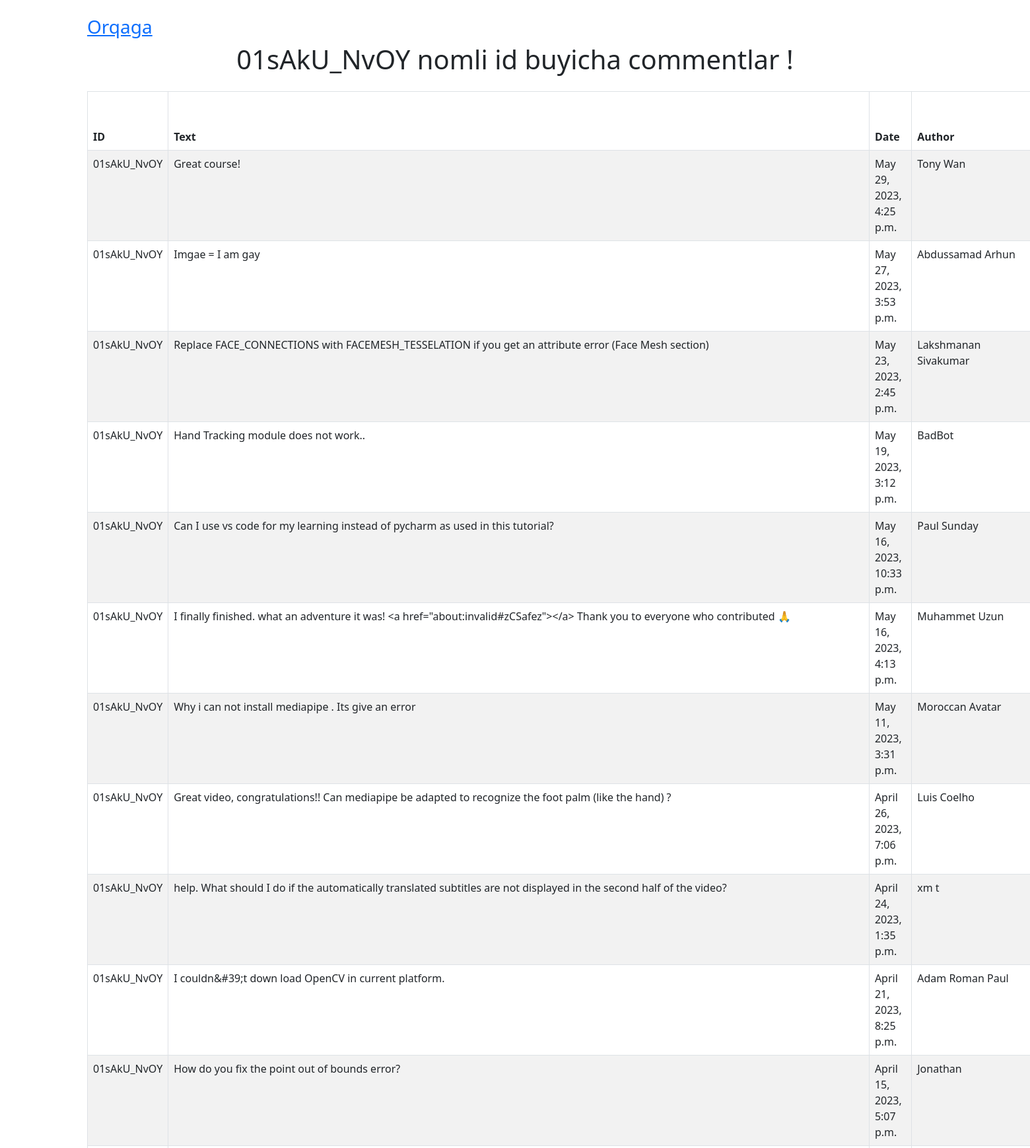
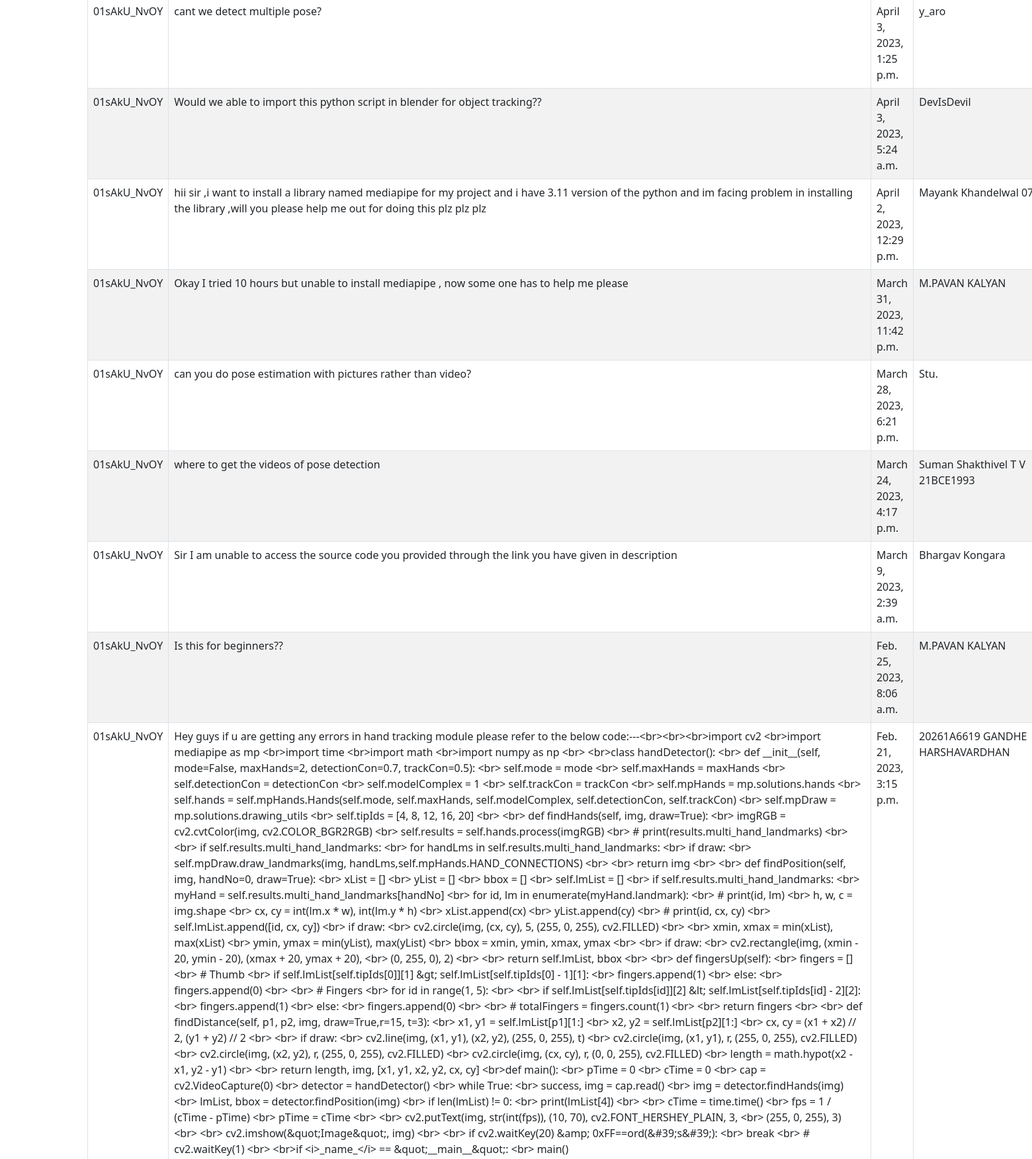
Screenshot of /comment/2/ (upper part) with the database file from the repository (2 pictures, top to bottom).
### youtube/models.py (models this page shows, shortened)
class YouTobeModel(models.Model):
    video_id = models.CharField(max_length=100, unique=True, db_index=True)
    channelTitle = models.CharField(max_length=1000)
    title = models.CharField(max_length=1000)
    viewCount = models.IntegerField()
    description = models.TextField()

class Comment(models.Model):
    text_id = models.TextField()
    text = models.TextField()
    date = models.DateTimeField()
    author = models.CharField(max_length = 1000)
    author_info = models.CharField(max_length=1000)
    author_profile_url = models.URLField()

### youtube/views.py (the view)
# urls.py: path('comment/<int:pk>/', comment, name='comment'),
def comment(request, pk):
    comment_obj = get_object_or_404(YouTobeModel, pk=pk)
    video_id = comment_obj.video_id
    comments = Comment.objects.filter(text_id=video_id)
    return render(request, 'comment.html', {'video_id': video_id, 'comments': comments})

### youtube/templates/comment.html (shortened to what this page needs)
<!DOCTYPE html>
<html lang="en">
<head>
    <link rel="stylesheet" href="https://cdn.jsdelivr.net/npm/bootstrap@5.3.0/dist/css/bootstrap.min.css">
</head>
<body>
    <div class="container">
        <h3 class="mt-4"> <a href="{% url 'home' %}">Orqaga</a></h3>
        <h1 style="text-align: center;">{{ video_id }} nomli id buyicha commentlar !</h1>
        <table class="table table-striped table-bordered mt-4">
            <thead class="thead-dark">
                <tr>
                    <th scope="col">ID</th>
                    <th scope="col">Text</th>
                    <th scope="col">Date</th>
                    <th scope="col">Author</th>
                </tr>
            </thead>
            <tbody>
                {% for comment in comments %}
                <tr>
                    <td>{{ comment.text_id }}</td>
                    <td>{{ comment.text }}</td>
                    <td>{{ comment.date }}</td>
                    <td>{{ comment.author }}</td>
                </tr>
                {% endfor %}
            </tbody>
        </table>
    </div>
</body>
</html>

### rows the page displays
YouTobeModel: video "01sAkU_NvOY"
Comment: text_id "01sAkU_NvOY", text "Great course!", date "May 29, 2023, 4:25 p.m.", author "Tony Wan"
Comment: text_id "01sAkU_NvOY", text "Imgae = I am gay", date "May 27, 2023, 3:53 p.m.", author "Abdussamad Arhun"
Comment: text_id "01sAkU_NvOY", text "Replace FACE_CONNECTIONS with FACEMESH_TESSELATION if you get an attribute error (Face Mesh section)", date "May 23, 2023, 2:45 p.m.", author "Lakshmanan Sivakumar"
Comment: text_id "01sAkU_NvOY", text "Hand Tracking module does not work..", date "May 19, 2023, 3:12 p.m.", author "BadBot"
Comment: text_id "01sAkU_NvOY", text "Can I use vs code for my learning instead of pycharm as used in this tutorial?", date "May 16, 2023, 10:33 p.m.", author "Paul Sunday"
Comment: text_id "01sAkU_NvOY", text "I finally finished. what an adventure it was! <a href=\"about:invalid#zCSafez\"></a> Thank you to everyone who contributed 🙏", date "May 16, 2023, 4:13 p.m.", author "Muhammet Uzun"
Comment: text_id "01sAkU_NvOY", text "Why i can not install mediapipe . Its give an error", date "May 11, 2023, 3:31 p.m.", author "Moroccan Avatar"
Comment: text_id "01sAkU_NvOY", text "Great video, congratulations!! Can mediapipe be adapted to recognize the foot palm (like the hand) ?", date "April 26, 2023, 7:06 p.m.", author "Luis Coelho"
Comment: text_id "01sAkU_NvOY", text "help. What should I do if the automatically translated subtitles are not displayed in the second half of the video?", date "April 24, 2023, 1:35 p.m.", author "xm t"
Comment: text_id "01sAkU_NvOY", text "I couldn&#39;t down load OpenCV in current platform.", date "April 21, 2023, 8:25 p.m.", author "Adam Roman Paul"
Comment: text_id "01sAkU_NvOY", text "How do you fix the point out of bounds error?", date "April 15, 2023, 5:07 p.m.", author "Jonathan"
Comment: text_id "01sAkU_NvOY", text "cant we detect multiple pose?", date "April 3, 2023, 1:25 p.m.", author "y_aro"
Comment: text_id "01sAkU_NvOY", text "Would we able to import this python script in blender for object tracking??", date "April 3, 2023, 5:24 a.m.", author "DevIsDevil"
Comment: text_id "01sAkU_NvOY", text "hii sir ,i want to install a library named mediapipe for my project and i have 3.11 version of the python and im facing problem in installing the library ,will you please help me out for doing this plz plz plz", date "April 2, 2023, 12:29 p.m.", author "Mayank Khandelwal…"
Comment: text_id "01sAkU_NvOY", text "Okay I tried 10 hours but unable to install mediapipe , now some one has to help me please", date "March 31, 2023, 11:42 p.m.", author "M.PAVAN KALYAN"
Comment: text_id "01sAkU_NvOY", text "can you do pose estimation with pictures rather than video?", date "March 28, 2023, 6:21 p.m.", author "Stu."
Comment: text_id "01sAkU_NvOY", text "where to get the videos of pose detection", date "March 24, 2023, 4:17 p.m.", author "Suman Shakthivel T V 21BCE1993"
Comment: text_id "01sAkU_NvOY", text "Sir I am unable to access the source code you provided through the link you have given in description", date "March 9, 2023, 2:39 a.m.", author "Bhargav Kongara"
Comment: text_id "01sAkU_NvOY", text "Is this for beginners??", date "Feb. 25, 2023, 8:06 a.m.", author "M.PAVAN KALYAN"
Comment: text_id "01sAkU_NvOY", text "Hey guys if u are getting any errors in hand tracking module please refer to the below code:---<br><br><br>import cv2 <br>import mediapipe as mp <br>import time <br>import math <br>import numpy as np <br> <br>class handDetector(): <br> def __init__(self, mode=False, maxHands=2, detectionCon=0.7, trackCon=0.5): <br> self.mode = mode <br> self.maxHands = maxHands <br> self.detectionCon = detectionCon <br> self.modelComplex = 1 <br> self.trackCon = trackCon <br> self.mpHands = mp.solutions.hands <br> self.hands = self.mpHands.Hands(self.mode, self.maxHands, self.modelComplex, self.detectionCon, self.trackCon) <br> self.mpDraw = mp.solutions.drawing_utils <br> self.tipIds = [4, 8, 12, 16, 20]…", date "Feb. 21, 2023, 3:15 p.m.", author "20261A6619 GANDHE HARSHAVARDHAN"
